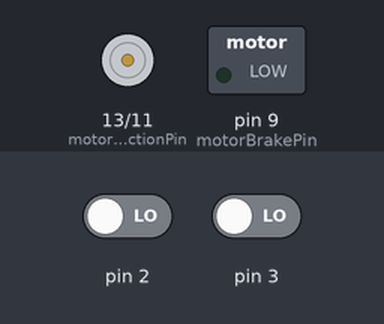
A sketch run on a simulated Arduino Uno, built with avr-gcc and run on an emulated ATmega328P. Shown: direction and speed pins drawn as motors (green arrow = direction pin HIGH = forward, orange = LOW = backward, longer = more drive), switched loads named in the sketch (green lamp = pin HIGH). The inputs (shaded band) are chosen by the test bench; at power-on: pin 2 LOW, pin 3 LOW. What the sketch prints to the serial monitor is not drawn.

Above: at 0.1 s.
At 3.1 s:
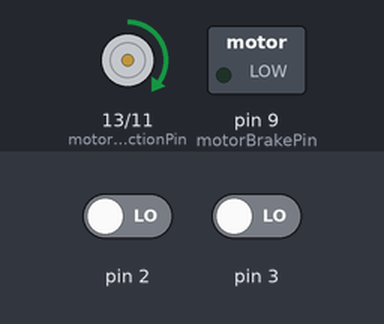
Timing chart, 0 to 4.6 s (numbered marks = the images above):
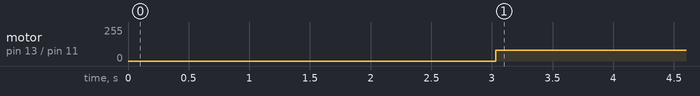

Measured:
- by itself, motor on pin 13 (motorDirectionPin) / pin 11 (motorSpeedPin): stopped → forward 80/255 at 3.0 s

The sketch:

StepResponse.ino
```cpp
// ####### Define Variables ####### //

// Angular Encoder
volatile long EncoderCount = 0;        // variable to keep track of number of pulses sent by the encoder
int ChannelA;                          // flag variables for channel A and B
int ChannelB;
float ShaftAngle, PreviousShaftAngle;  // Angular Position of Shaft
float ShaftAngleDeg;
float ShaftSpeed;                      // Shaft Speed

// Time Variables
unsigned long Time, PreviousTime;
int StartTime;


// Motor Variables
const int motorDirectionPin = 13; // Establish direction of motor
const int motorSpeedPin = 11; // Pin For Setting motor speed
const int motorBrakePin = 9; // Pin for Motor brake

const int Close  = HIGH; // Variables for assigning rotational directions logical values
const int Open = LOW;

int motorSpeed;  // Variable for setting the PWM duty cycle

// Setup Code
void setup() {

  // Start Serial Monitor
  Serial.begin(38400);

  // Initialize Motor Pins as Outputs
  pinMode(motorDirectionPin, OUTPUT);
  pinMode(motorSpeedPin, OUTPUT);
  pinMode(motorBrakePin, OUTPUT);

  // Initialize Encoder Pins as Interupt Inputs
  pinMode(2, INPUT);
  pinMode(3, INPUT);
  attachInterrupt(digitalPinToInterrupt(2), checkChannelA, CHANGE);
  attachInterrupt(digitalPinToInterrupt(3), checkChannelB, CHANGE);

  // Pause Code to give time for setup
  delay(3000);

  // Setup Variables
  PreviousShaftAngle = -EncoderCount*2*M_PI/600.0;
  ShaftAngleDeg = -EncoderCount*360.0/600.0;
  PreviousTime = millis();
  delay(30);

  // Record Time at which main loop began
  StartTime = millis();
}

void loop() {

  // Set PWM duty cycle
  motorSpeed = 80;

  // Start Motor
  digitalWrite(motorDirectionPin, Close);// set direction
  analogWrite(motorSpeedPin, motorSpeed);// set speed at maximum

  // Record Shaft Angle
  ShaftAngle = -EncoderCount*2*M_PI/600.0;
  ShaftAngleDeg = -EncoderCount*360.0/600.0;

  // Record Time
  Time = millis() - StartTime;

  // Calculate the Shaft Speed
  ShaftSpeed = (ShaftAngle - PreviousShaftAngle)/((Time-PreviousTime)/1000.0);

  // Print Data to Serial Monitor
  Serial.print(Time);
  Serial.print(" ");
  Serial.print(ShaftAngleDeg);
  Serial.print(" ");
  Serial.println(ShaftSpeed);

  // Update the Previous variables
  PreviousShaftAngle = ShaftAngle;
  PreviousTime = Time;
  delay(1);
}

/*************** Functions to count encoder ticks*****************/
void checkChannelA() {

  // Low to High transition?
  if (digitalRead(2) == HIGH) {
    ChannelA = 1;
    if (!ChannelB) {
      EncoderCount = EncoderCount + 1;

    }
  }

  // High-to-low transition?
  if (digitalRead(2) == LOW) {
    ChannelA = 0;
  }

}


// Interrupt on B changing state
void checkChannelB() {

  // Low-to-high transition?
  if (digitalRead(3) == HIGH) {
    ChannelB = 1;
    if (!ChannelA) {
      EncoderCount = EncoderCount - 1;
    }
  }

  // High-to-low transition?
  if (digitalRead(3) == LOW) {
    ChannelB = 0;
  }
}
```
